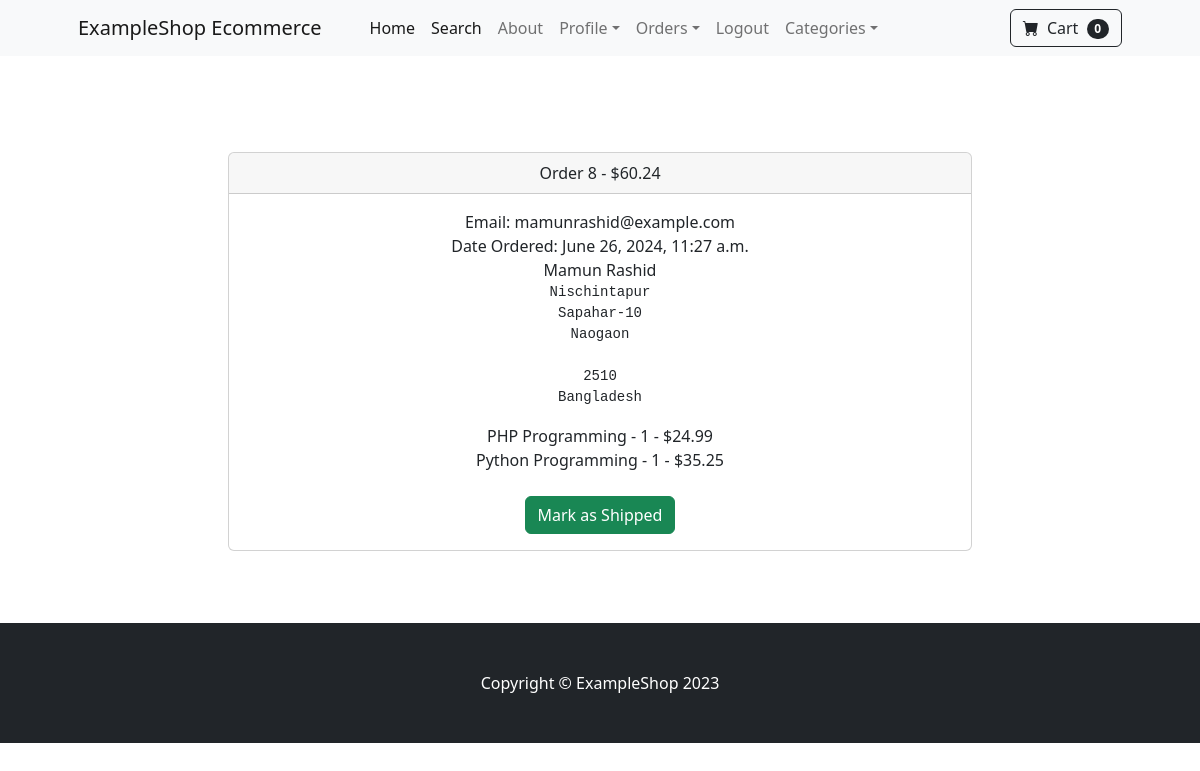
The app's page /payment/orders/8 (signed in) with its own data.
### payment/models.py (models this page shows, shortened)
class Order(models.Model):
    user = models.ForeignKey(User, on_delete=models.CASCADE, null=True, blank=True)
    full_name = models.CharField(max_length=250)
    email = models.EmailField(max_length=250)
    shipping_address = models.TextField(max_length=15000)
    amount_paid = models.DecimalField(max_digits=10, decimal_places=2)
    date_ordered = models.DateTimeField(auto_now_add=True)
    shipped = models.BooleanField(default=False)
    date_shipped = models.DateTimeField(blank=True, null=True)

class OrderItem(models.Model):
    order = models.ForeignKey(Order, on_delete=models.CASCADE, null=True)
    product = models.ForeignKey(Product, on_delete=models.CASCADE, null=True, blank=True)
    user = models.ForeignKey(User, on_delete=models.CASCADE, null=True, blank=True)
    quantity = models.PositiveBigIntegerField(default=1)
    price = models.DecimalField(max_digits=7, decimal_places=2)

### store/models.py (models this page shows)
class Product(models.Model):
    name = models.CharField(max_length=100)
    price = models.DecimalField(default=0, decimal_places=2, max_digits=6)
    category = models.ForeignKey(Category, on_delete=models.CASCADE, default=1)
    description = models.CharField(max_length=200, default='', blank=True)
    image = models.ImageField(upload_to='uploads/product/')
    is_sale = models.BooleanField(default=False)
    sale_price = models.DecimalField(default=0, decimal_places=2, max_digits=6)
    def __str__(self):
        return self.name

### payment/views.py (the view, shortened to what this page needs)
# urls.py: path('orders/<int:pk>', views.orders, name='orders'),
def orders(request, pk):
    if request.user.is_authenticated and request.user.is_superuser:
        order = Order.objects.get(id=pk)
        items = OrderItem.objects.filter(order=pk)
        return render(request, 'payment/orders.html', {"order":order, "items":items})
    else:
        messages.success(request, "Access Denied!")
        return redirect('home')

### cart/cart.py (called while the page is built)
    def __len__(self):
        return len(self.cart)

### cart/context_processors.py (called while the page is built)
def cart(request):
    return {'cart': Cart(request)}

### payment/templates/payment/orders.html (shortened to what this page needs)
{% extends "base.html" %}
{% block content %}
<div class="container">
    <div class="row">
        <center>
            <div class="col-8">
                <br><br>
                <div class="card">
                    <div class="card-header">
                      Order {{ order.id }} - ${{order.amount_paid}}
                    </div>
                    <div class="card-body">
                        Email: {{ order.email }}<br>
                        {% if order.date_shipped %}
                            Date Shipped: {{ order.date_shipped }}
                        {% else %}
                            Date Ordered: {{ order.date_ordered }}
                        {% endif %}
                        <br>
                        {{ order.full_name }}
                        <pre>{{ order.shipping_address }}</pre>
                        {% for item in items %}
                            {{ item.product }} - {{ item.quantity }} - ${{ item.price }} <br>
                        {% endfor %}
                        <br>
                        {% if not order.shipped %}
                            <form method="POST" >
                                <button type="submit" class="btn btn-success">Mark as Shipped</button>
                            </form>
                        {% else %}
                            <form method="POST" >
                                {% csrf_token %}
                                <input type="hidden" name="shipping_status" value="false">
                                <button type="submit" class="btn btn-danger">Mark as Not Shipped</button>
                            </form>
                        {% endif %}
                    </div>
                  </div>
                <br>
                <br><br>
            </div>
        </center>
    </div>
</div>
{% endblock %}

### records on screen
Order: id "8", amount_paid "60.24", email "mamunrashid@example.com", date_ordered "June 26, 2024, 11:27 a.m.", full_name "Mamun Rashid", shipping_address "Nischintapur Sapahar-10 Naogaon 2510 Bangladesh"
OrderItem: product "PHP Programming", quantity "1", price "24.99"
OrderItem: product "Python Programming", quantity "1", price "35.25"

### other values on screen
{{ cart|length }} "0"
